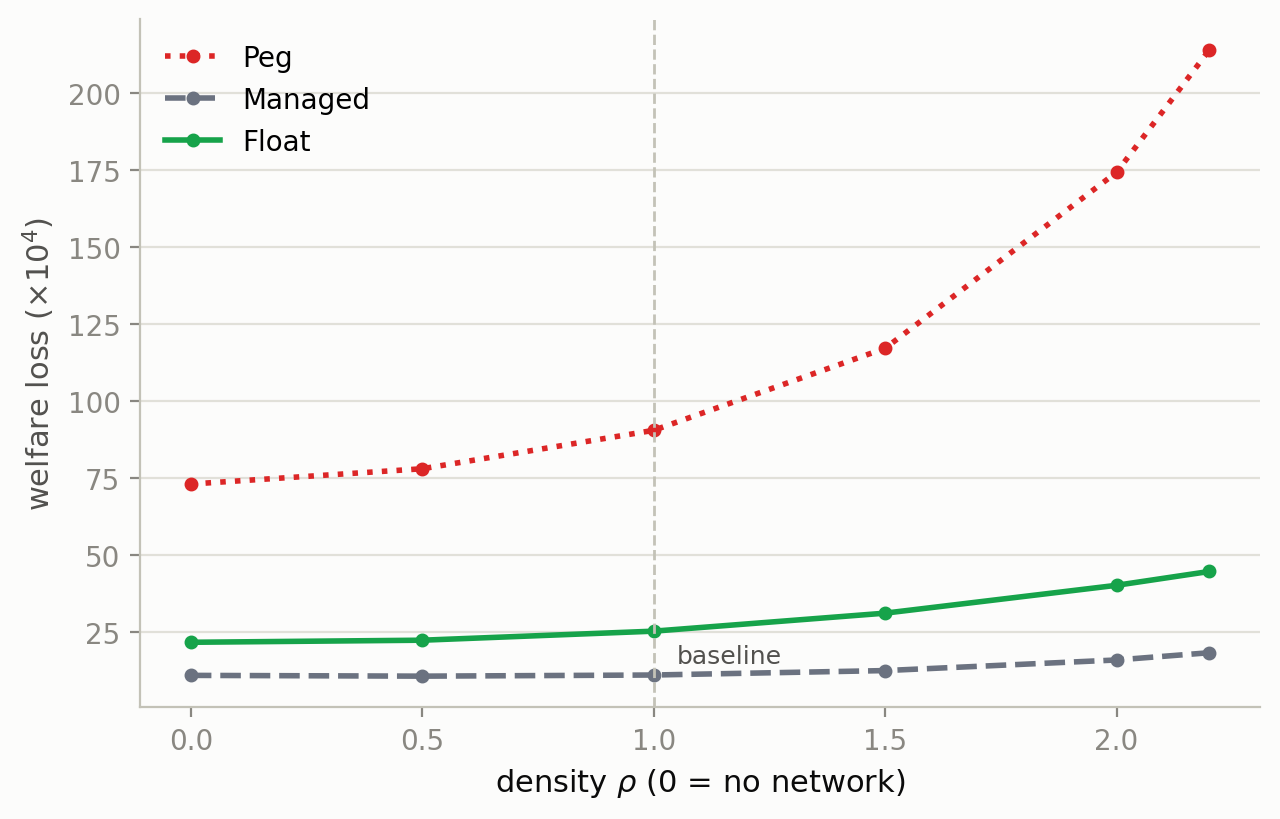

Write the Python code that produced this figure.
import matplotlib
matplotlib.use("Agg")
import matplotlib.pyplot as plt
import numpy as np

rho = [0.00, 0.50, 1.00, 1.50, 2.00, 2.20]
rho_peg     = [73.0057, 77.9777, 90.4588, 117.1111, 174.2869, 213.9355]
rho_managed = [10.8387, 10.5883, 10.9593, 12.3985, 15.8451, 18.1947]
rho_float   = [21.5920, 22.2671, 25.2057, 31.0558, 40.1045, 44.5913]

regimes = ["Float", "Managed", "Peg"]
premium_resource = [-0.0202, 0.0021, -0.2947]
premium_manuf    = [-0.2513, -0.0122, -1.6230]
premium_services = [3.3856, 0.2504, 0.3709]

COLOR_PEG = "#dc2626"
COLOR_MANAGED = "#6b7280"
COLOR_FLOAT = "#16a34a"
COLOR_RESOURCE = "#7c3aed"
COLOR_MANUF = "#d97706"
COLOR_SERVICES = "#0891b2"
SURFACE = "#fcfcfb"


def style_axis(ax):
    ax.set_facecolor(SURFACE)
    ax.spines["top"].set_visible(False)
    ax.spines["right"].set_visible(False)
    ax.spines["left"].set_color("#c3c2b7")
    ax.spines["bottom"].set_color("#c3c2b7")
    ax.tick_params(colors="#898781", labelsize=10)
    ax.yaxis.grid(True, color="#e1e0d9", linewidth=0.8, zorder=0)
    ax.set_axisbelow(True)


# --- Main-deck figure: density sweep only (single panel, widened) ---
fig, ax = plt.subplots(1, 1, figsize=(6.5, 4.2), dpi=200)
fig.patch.set_facecolor(SURFACE)
ax.plot(rho, rho_peg, color=COLOR_PEG, linestyle=":", marker="o", markersize=4,
        linewidth=2, label="Peg")
ax.plot(rho, rho_managed, color=COLOR_MANAGED, linestyle="--", marker="o", markersize=4,
        linewidth=2, label="Managed")
ax.plot(rho, rho_float, color=COLOR_FLOAT, linestyle="-", marker="o", markersize=4,
        linewidth=2, label="Float")
ax.axvline(1.0, color="#c3c2b7", linestyle="--", linewidth=1)
ax.text(1.05, 15, "baseline", fontsize=9, color="#52514e")
ax.set_xlabel("density $\\rho$ (0 = no network)", fontsize=11, color="#0b0b0b")
ax.set_ylabel("welfare loss ($\\times10^4$)", fontsize=11, color="#52514e")
ax.legend(loc="upper left", frameon=False, fontsize=10)
style_axis(ax)
fig.tight_layout()
fig.savefig("isolating_network.pdf", facecolor=fig.get_facecolor(), bbox_inches="tight")
fig.savefig("isolating_network.png", facecolor=fig.get_facecolor(), bbox_inches="tight")

# --- Appendix figure: price-dispersion network premium by sector ---
fig, ax = plt.subplots(1, 1, figsize=(6.5, 4.2), dpi=200)
fig.patch.set_facecolor(SURFACE)
x = np.arange(len(regimes))
width = 0.25
ax.bar(x - width, premium_resource, width, color=COLOR_RESOURCE, label="Resource")
ax.bar(x, premium_manuf, width, color=COLOR_MANUF, label="Manuf.")
ax.bar(x + width, premium_services, width, color=COLOR_SERVICES, label="Services")
ax.axhline(0, color="#898781", linewidth=0.8)
ax.set_xticks(x)
ax.set_xticklabels(regimes, fontsize=11, color="#0b0b0b")
ax.set_ylabel("price-dispersion premium ($\\times10^4$, $\\rho{=}1$ vs.\\ $\\rho{=}0$)", fontsize=10, color="#52514e")
ax.legend(loc="upper right", frameon=False, fontsize=10)
style_axis(ax)
fig.tight_layout()
fig.savefig("isolating_network_premium.pdf", facecolor=fig.get_facecolor(), bbox_inches="tight")
fig.savefig("isolating_network_premium.png", facecolor=fig.get_facecolor(), bbox_inches="tight")

print("saved")
